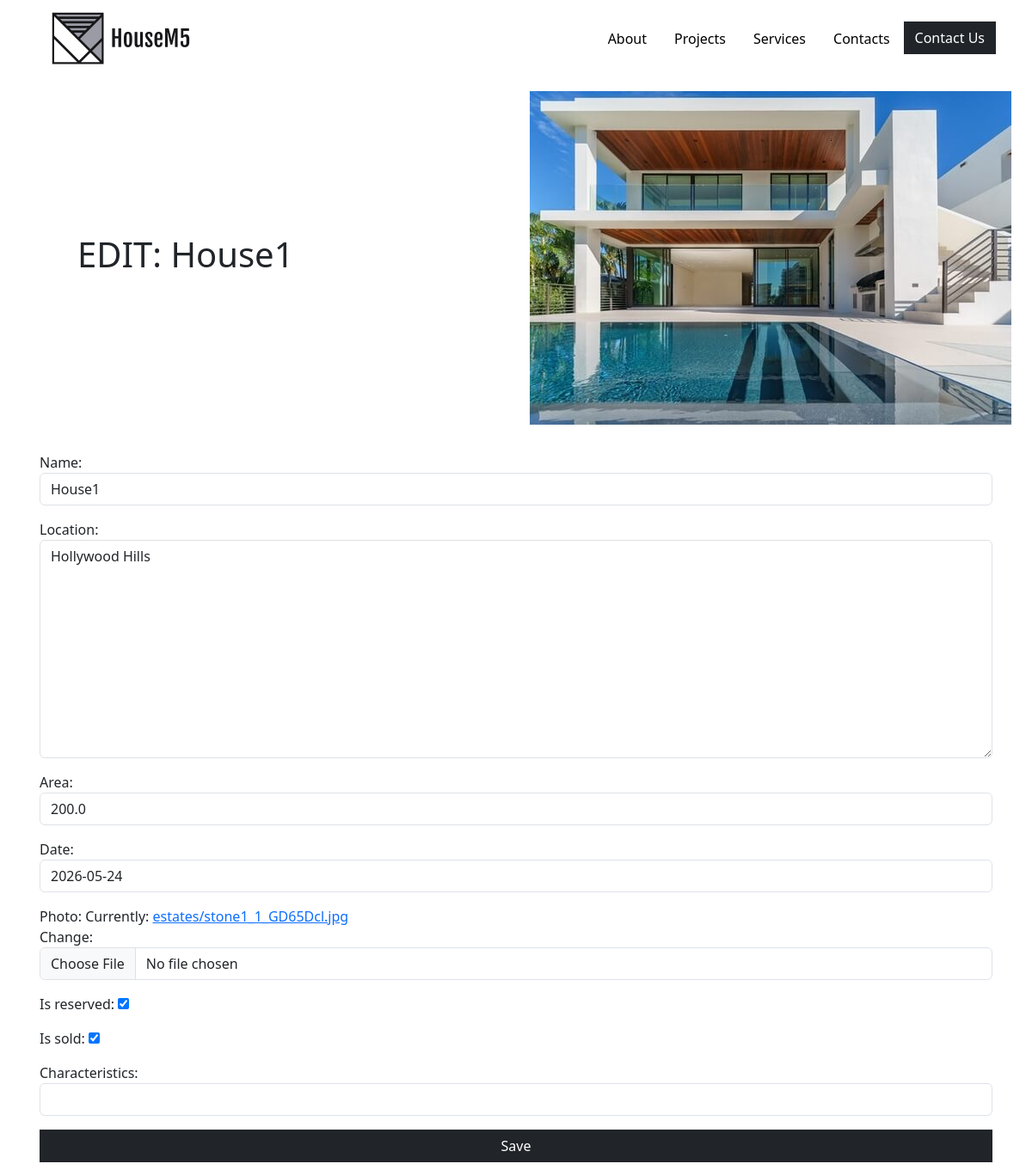
Page /edit/4/ on the committed database.
### estates_app/models.py (models this page shows, shortened)
class Estate(models.Model):
    name = models.CharField(max_length=200)
    location = models.TextField()
    area = models.FloatField()
    date = models.DateField()
    photo = models.ImageField(upload_to='estates')
    is_reserved = models.BooleanField(default=False)
    is_sold = models.BooleanField(default=False)
    characteristics = models.CharField(max_length=200, null=True, blank=True)

### estates_app/views.py (the view)
# urls.py: path('edit/<id>/', estates_views.edit, name='edit')
def edit(request, id):
    estate = Estate.objects.filter(id=id).first()
    if request.method == "POST":
        form = EstateForm(request.POST, request.FILES, instance=estate)
        if form.is_valid():
            form.save()
            return redirect('index')
    else:
        form = EstateForm(instance=estate)
    context = {"estate": estate, "form": form}
    return render(request, 'edit.html', context)

### estates_app/forms.py
class EstateForm(forms.ModelForm):
    class Meta:
        model = Estate
        fields = '__all__'
    def __init__(self, *args, **kwargs):
        super(EstateForm, self).__init__(*args, **kwargs)
        for field_name, field in list(self.fields.items()):
            if not isinstance(field, forms.BooleanField):
                field.widget.attrs['class'] = 'form-control'

### templates/edit.html (shortened to what this page needs)
{% load static %}
<!DOCTYPE html>
<html lang="en">
<link rel="stylesheet" href="{% static 'bootstrap.css' %}">
<head>
</head>
<body>
<div class="container d-flex justify-content-between">
    <div>
        <img src="{% static 'logo.png' %}">
    </div>
    <div class="align-self-center">
        <ul class="nav justify-content-end">
            <li class="nav-item">
                <a class="nav-link text-black" href="#">About</a>
            </li>
            <li class="nav-item">
                <a class="nav-link text-black" href="#">Projects</a>
            </li>
            <li class="nav-item">
                <a class="nav-link text-black" href="#">Services</a>
            </li>
            <li class="nav-item">
                <a class="nav-link text-black" href="#">Contacts</a>
            </li>
            <li class="nav-item">
                <a class="btn btn-dark rounded-0" href="#">Contact Us</a>
            </li>
        </ul>
    </div>
</div>
<div class="container d-flex justify-content-between">
    <h1 class="col-6 align-self-center ps-5">EDIT: {{ estate.name }}</h1>
    <div class="col-6">
        <img class="p-3" src="{{ estate.photo.url }}">
    </div>
</div>
<div class="container p-3">
    <form method="post" enctype="multipart/form-data">
        {{ form.as_p }}
        <button type="submit" class="btn btn-dark container rounded-0" href="{% url 'index' %}">Save</button>
    </form>
</div>
</body>

### rows in the picture
Estate: name "House1", photo (picture), location "Hollywood Hills", area "200.0", date "2026-05-24", is_reserved "☑", is_sold "☑"
